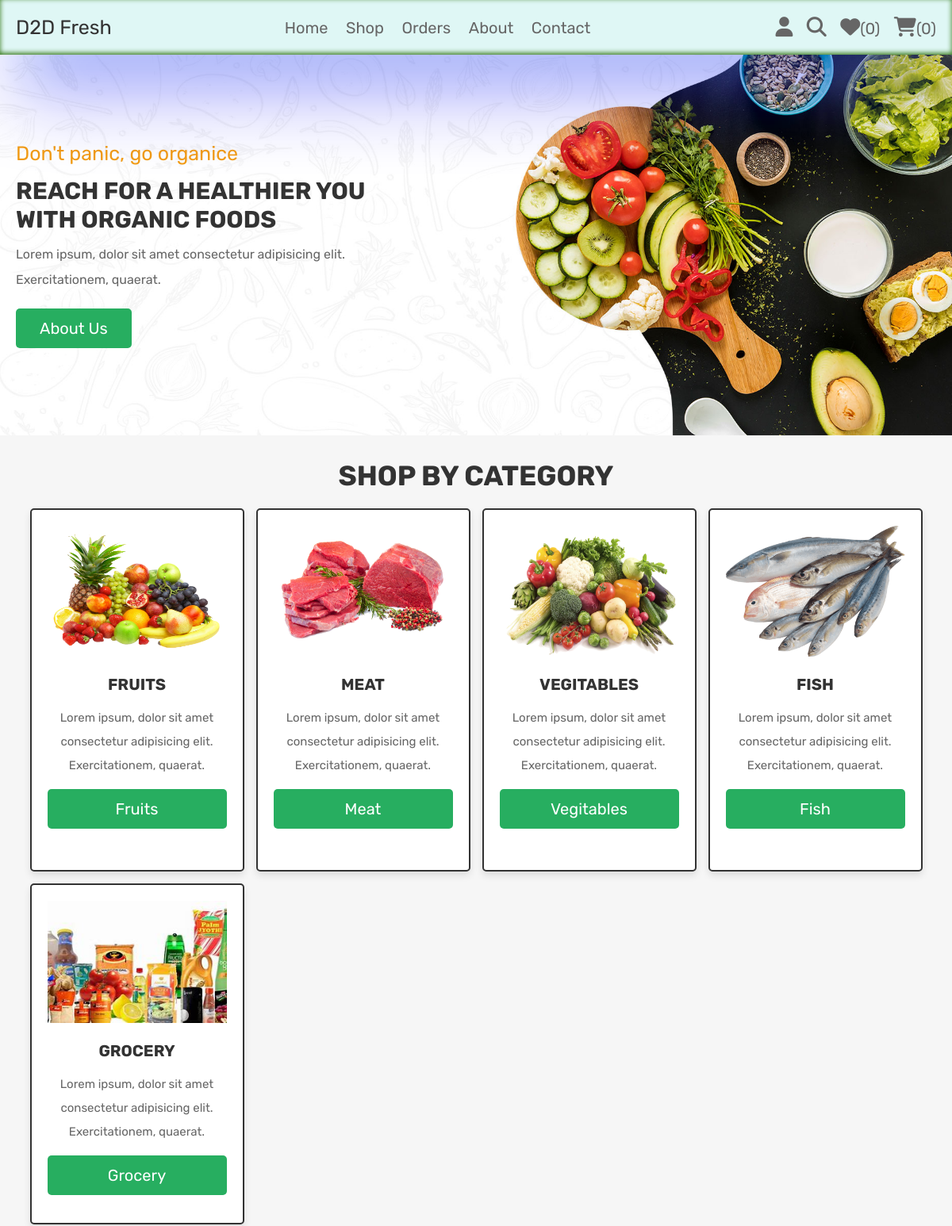
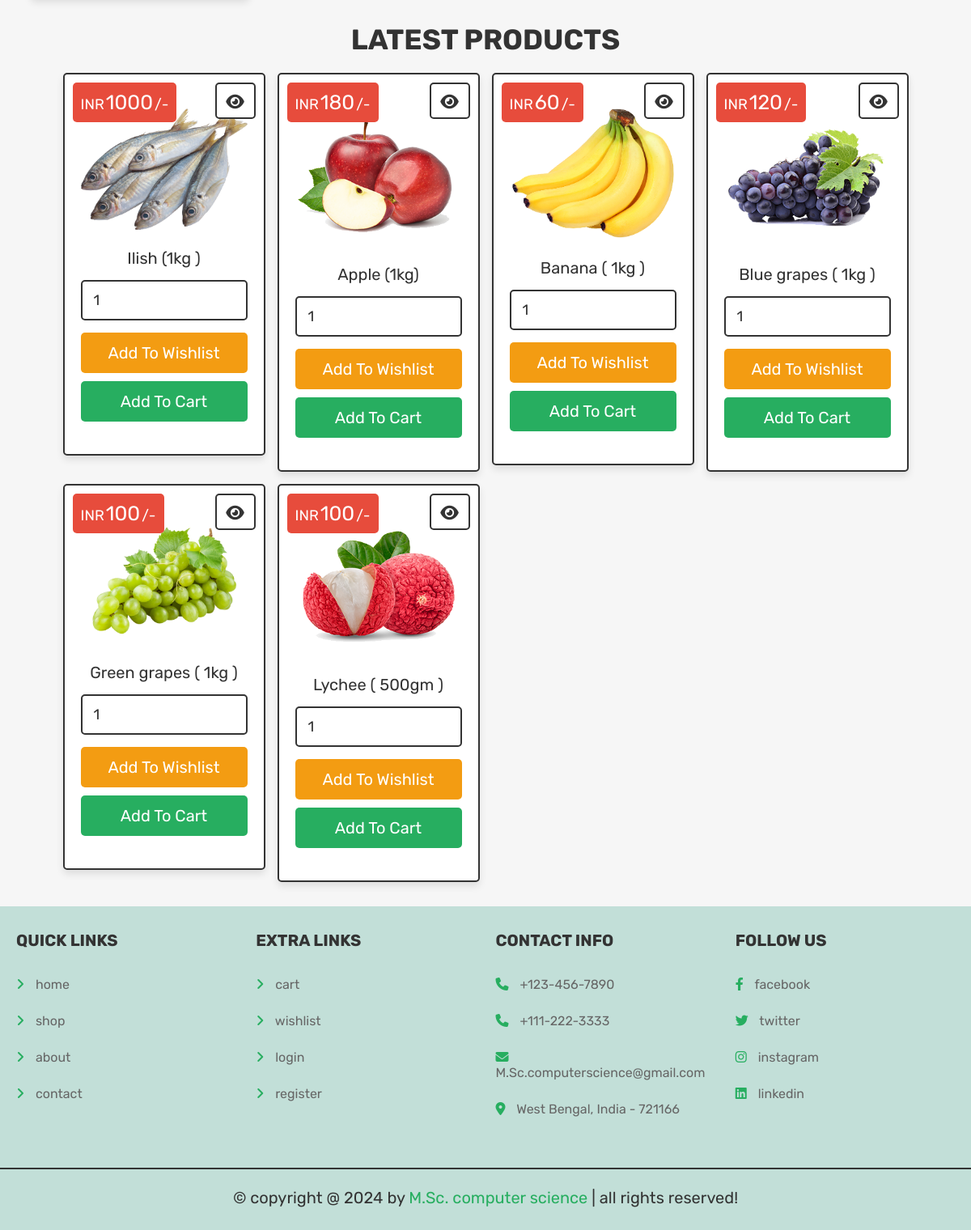
The page /main/home.php on the database its author committed (2 pictures, top to bottom).
### tables this page shows
CREATE TABLE `products` (
  `id` int(100) NOT NULL,
  `name` varchar(100) NOT NULL,
  `category` varchar(20) NOT NULL,
  `details` varchar(500) NOT NULL,
  `price` int(100) NOT NULL,
  `image` varchar(100) NOT NULL
);

### main/home.php (the view, shortened to what this page needs)
<?php
@include 'config.php';
?>
<!DOCTYPE html>
<html lang="en">
<head>
   <link rel="stylesheet" href="https://cdnjs.cloudflare.com/ajax/libs/font-awesome/6.1.1/css/all.min.css">
   <link rel="stylesheet" href="css/style.css">
</head>
<body>
<?php include 'header.php'; ?>
<div class="home-bg">
   <section class="home">
      <div class="content">
         <span>Don't panic, go organice</span>
         <h3>Reach For A Healthier You With Organic Foods</h3>
         <p>Lorem ipsum, dolor sit amet consectetur adipisicing elit. Exercitationem, quaerat.</p>
         <a href="about.php" class="btn">about us</a>
      </div>
   </section>
</div>
<section class="home-category">
   <h1 class="title">shop by category</h1>
   <div class="box-container">
      <div class="box">
         <img src="images/cat-1.png" alt="">
         <h3>fruits</h3>
         <p>Lorem ipsum, dolor sit amet consectetur adipisicing elit. Exercitationem, quaerat.</p>
         <a href="category.php?category=fruits" class="btn">fruits</a>
      </div>
      <div class="box">
         <img src="images/cat-2.png" alt="">
         <h3>meat</h3>
         <p>Lorem ipsum, dolor sit amet consectetur adipisicing elit. Exercitationem, quaerat.</p>
         <a href="category.php?category=meat" class="btn">meat</a>
      </div>
      <div class="box">
         <img src="images/cat-3.png" alt="">
         <h3>vegitables</h3>
         <p>Lorem ipsum, dolor sit amet consectetur adipisicing elit. Exercitationem, quaerat.</p>
         <a href="category.php?category=vegitables" class="btn">vegitables</a>
      </div>
      <div class="box">
         <img src="images/cat-4.png" alt="">
         <h3>fish</h3>
         <p>Lorem ipsum, dolor sit amet consectetur adipisicing elit. Exercitationem, quaerat.</p>
         <a href="category.php?category=fish" class="btn">fish</a>
      </div>
      <div class="box">
         <img src="images/cart-5.png" alt="">
         <h3>grocery</h3>
         <p>Lorem ipsum, dolor sit amet consectetur adipisicing elit. Exercitationem, quaerat.</p>
         <a href="category.php?category=grocery" class="btn">grocery</a>
      </div>
   </div>
</section>
<section class="products">
   <h1 class="title">latest products</h1>
   <div class="box-container">
   <?php
      $select_products = $conn->prepare("SELECT * FROM `products` LIMIT 6");
      $select_products->execute();
      if($select_products->rowCount() > 0){
         while($fetch_products = $select_products->fetch(PDO::FETCH_ASSOC)){
   ?>
   <form action="" class="box" method="POST">
      <div class="price">INR<span><?= $fetch_products['price']; ?></span>/-</div>
      <a href="view_page.php?pid=<?= $fetch_products['id']; ?>" class="fas fa-eye"></a>
      <img src="uploaded_img/<?= $fetch_products['image']; ?>" alt="">
      <div class="name"><?= $fetch_products['name']; ?></div>
      <input type="number" min="1" value="1" name="p_qty" class="qty">
      <input type="submit" value="add to wishlist" class="option-btn" name="add_to_wishlist">
      <input type="submit" value="add to cart" class="btn" name="add_to_cart">
   </form>
   <?php
      }
   }else{
      echo '<p class="empty">no products added yet!</p>';
   }
   ?>
   </div>
</section>
<?php include 'footer.php'; ?>
</body>
</html>

### css/style.css (style rules this page uses)
.home-bg { background: url(../images/home-bg.jpg) no-repeat; background-size: cover; background-position: center; }
.home-bg .home { display: flex; align-items: center; min-height: 60vh; }
.home-bg .home .content { width: 50rem; }
.home-bg .home .content span { color:var(--orange); font-size: 2.5rem; }
.home-bg .home .content h3 { font-size: 3rem; text-transform: uppercase; margin-top: 1.5rem; color:var(--black); }
.home-bg .home .content p { font-size: 1.6rem; padding:1rem 0; line-height: 2; color:var(--light-color); }
.home-bg .home .content a { display: inline-block; width: auto; }
.home-category .box-container { display: grid; grid-template-columns: repeat(auto-fit, 27rem); gap:1.5rem; justify-content: center; align-items: flex-start; }
.home-category .box-container .box { height: 100%; padding:2rem; text-align: center; border:var(--border); background-color: var(--white); box-shadow: var(--box-shadow); border-radius: .5rem; }
.home-category .box-container .box img { width: 100%; height: 40%; margin-bottom: 1rem; }
.home-category .box-container .box h3 { text-transform: uppercase; color:var(--black); padding:1rem 0; font-size: 2rem; }
.home-category .box-container .box p { line-height: 2; font-size: 1.5rem; color:var(--light-color); padding:.5rem 0; }
.home-category { padding-bottom: 0; }
.products .box-container { display: grid; grid-template-columns: repeat(auto-fit, 25rem); gap:1.5rem; justify-content: center; align-items: flex-start; }
.products .box-container .box { padding:4rem 2rem; text-align: center; border:var(--border); background-color: var(--white); box-shadow: var(--box-shadow); border-radius: .5rem; position: relative; }
.products .box-container .box .price { position: absolute; top:1rem; left:1rem; padding:1rem; border-radius: .5rem; background-color: var(--red); font-size: 1.8rem; color:var(--white); }
.products .box-container .box .price span { font-size: 2.5rem; color:var(--white); margin:0 .2rem; }
.products .box-container .box .fa-eye { position: absolute; top:1rem; right:1rem; border-radius: .5rem; height: 4.5rem; line-height: 4.3rem; width: 5rem; border:var(--border); color:var(--black); font-size: 2rem; background-color: var(--white); }
.products .box-container .box img { width: 100%; margin-bottom: 1rem; }
.products .box-container .box .name { font-size: 2rem; color:var(--black); padding:1rem 0; }
.products .box-container .box .qty { margin:.5rem 0; border-radius: .5rem; padding:1.2rem 1.4rem; font-size: 1.8rem; color:var(--black); border:var(--border); width: 100%; }

### css/components.css (style rules this page uses)
:root { --green:#27ae60; --orange:#f39c12; --red:#e74c3c; --black:#333; --light-color:#666; --white:#fff; --light-bg:#f6f6f6; --border:.2rem solid var(--black); --box-shadow:0 .5rem 1rem rgba(0,0,0,.1); }
* { font-family: 'Rubik', sans-serif; margin:0; padding:0; box-sizing: border-box; outline: none; border:none; text-decoration: none; color:var(--black); }
body { background-color: var(--light-bg); }
html { font-size: 62.5%; overflow-x: hidden; scroll-behavior: smooth; scroll-padding-top: 6.5rem; }
section { padding:3rem 2rem; max-width: 1200px; margin:0 auto; }
.btn, .delete-btn, .option-btn { display: block; width: 100%; margin-top: 1rem; border-radius: .5rem; color:var(--white); font-size: 2rem; padding:1.3rem 3rem; text-transform: capitalize; cursor: pointer; text-align: center; }
.btn { background-color: var(--green); }
.option-btn { background-color: var(--orange); }
.title { text-align: center; margin-bottom: 2rem; text-transform: uppercase; color:var(--black); font-size: 3.5rem; }

### rows shown on the page
products: price "1000", image (picture), name "Ilish (1kg )"
products: price "180", image (picture), name "Apple (1kg)"
products: price "60", image (picture), name "Banana ( 1kg )"
products: price "120", image (picture), name "Blue grapes ( 1kg )"
products: price "100", image (picture), name "Green grapes ( 1kg )"
products: price "100", image (picture), name "Lychee ( 500gm )"

### other values the page prints
$count_wishlist_items->rowCount() "0"
$count_cart_items->rowCount() "0"
